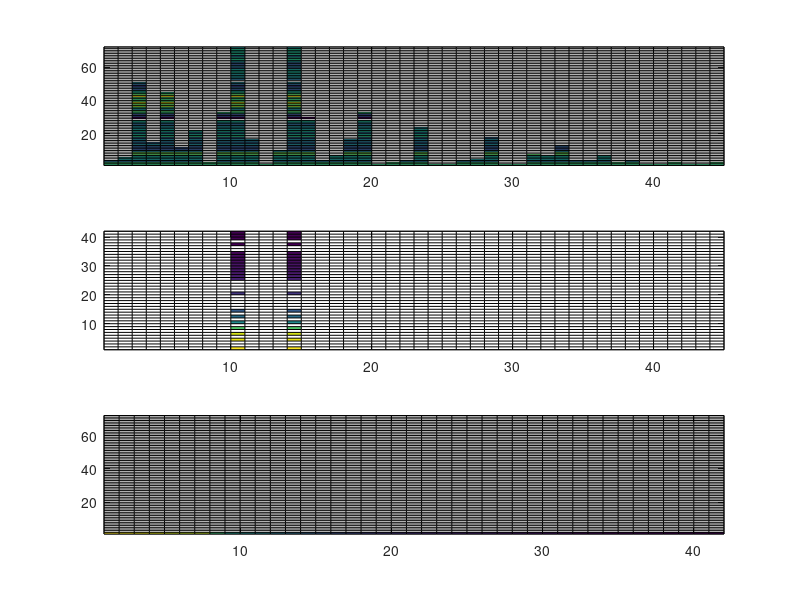
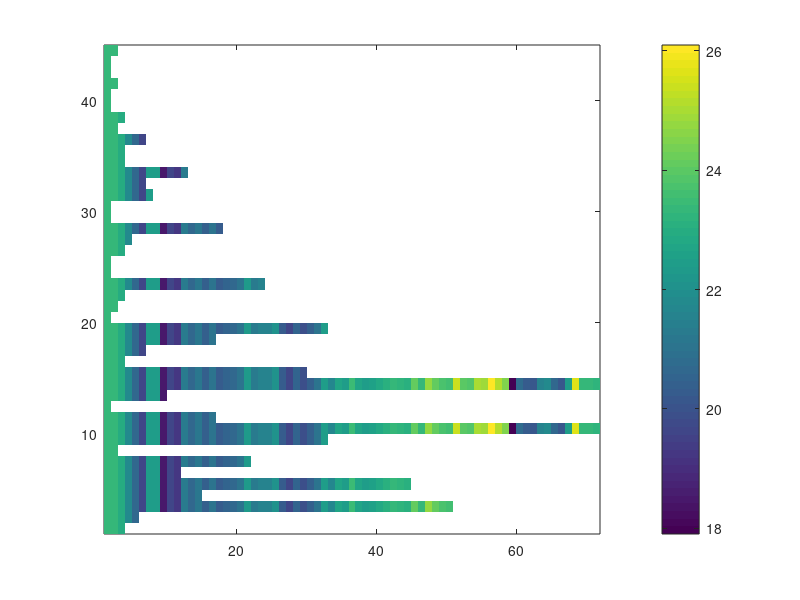

Write MATLAB code to recreate these figures, in order. (Note: this script raises an error after producing the figures.)
load('xbtarray.mat')

% depth (1-42) , maximum number of XBT  , xbtlocation (1-45)
aa = mean(t_tem_3D, 1); % depth 정보를 지움. xbt의 넘버에 따른 평균 온도(42층)를 시사함.
bb = mean(t_tem_3D, 2); % xbt 개수의 평균임. 552/45를 했는데, 10, 14가 나오는 이유는 모르겠음.
cc = mean(t_tem_3D, 3); % xbt 위치에 대해 정보를 지워서, 층별 평균 온도를 나타냄.

%%
figure
subplot(311)
pcolor(squeeze(aa))
subplot(312)
pcolor(squeeze(bb))
subplot(313)
pcolor(transpose(squeeze(cc)))
%%
figure
pcolor(transpose(squeeze(t_tem_3D(1,:,:))))
shading flat; colorbar;
dd = nanmean(t_tem_3D, 2); 
figure;
pcolor(flipud(squeeze(dd)))
%%
load('mtem.mat')

% depth and mean temperature

%층별, xbt 위치별 평균임.
figure
for i = 1:42
    plot(mtem(i,:))
    hold on
end
%%
% location 전체
figure
plot(mtem(1,:))
%%
% grid-by-grid mean temperature

figure
for i = 1:45
    plot(mtem(:,i))
    hold on
end
%%
figure;
for i = 1:72
     subplot(8,9,i)
     plot(t_tem_3D(:,i,10))
end

%%
% 51번째 칸에 결측치가 있음.
figure;
for i = 1:72
     subplot(8,9,i)
     plot(mean(t_tem_3D(:,i,14),2))
end
%%
figure;
for i = 1:45
     subplot(9,5,i)
     plot(t_tem_3D(:,14,i))
end
%%
% figure;
% for i = 1:9
%      subplot(3,3,i)
%      plot(1:42,squeeze(t_tem_3D(i,:,:)))
% end
%%
% figure;
% plot(lon,lat,'r.')
% axis equal
% for i = 1:gn
%     text(glon-dx/5,glat,tgnum,'fontsize',font_s,'fontweight','bold')
% end

%%
% figure
% subplot(311)
% pcolor(t_tem_3D(28, :, :))
% subplot(312)
% pcolor(t_tem_3D(32, :, :))
% subplot(313)
% pcolor(t_tem_3D(40, :, :))

%%
idk = nanmean(t_tem_3D,3);

%%

%표층에서 각 그리드에 해당하는 xbt의 평균을 잰거임. 의미는 모르곘음.
figure;
plot(idk(1,:))
%%
%층별 평균인데, NaN값은 없는걸로 치고 구했음.
figure;
plot(idk(:,1))

%%
figure
pcolor(idk)
%%
idk = squeeze(nanmean(t_tem_3D,2));
idk = flipud(idk);

%%
figure;
plot(idk(1,:))
%%
figure;
bar(idk(:,1))
%% 
%nanmean이 없으면 할 수 있는게 없다.
jdk = squeeze(mean(t_tem_3D,2));
jdk = flipud(jdk);
%%
figure;
plot(jdk(1,:))
%%
figure;
plot(jdk(:,1))

%%
figure
for i = 1:45
    plot(t_tem_3D(1,:,i)) % depth (1-42) , maximum number of XBT  , xbtlocation (1-45)
    hold on
end

%%
load('lonxbt.mat')
load('latxbt.mat')
good=t_tem_3D(1,:,:);
layer1=squeeze(nanmean(good, 2));

%%
lonxbt_re = lonxbt(1:0.1:end);
latxbt_re = latxbt(1:0.1:end);
%%
F = scatteredInterpolant(lonxbt, latxbt, layer1, 'natural', 'linear');
value_grid = F(lonxbt, latxbt);
%%
F = scatteredInterpolant(dlon', dlat', layer1, 'natural', 'linear');
value_grid = F(dlon, dlat);
%%
[Lon Lat] = meshgrid(lonxbt, latxbt);
%%
figure
pcolor(Lon, Lat, Lon)

%%
figure;
mesh(xx,yy,xx)
hold on
mesh(Lon,Lat,Lat)
for i = 1:gn
    text(glon-dx/5,glat,tgnum,'fontsize',font_s,'fontweight','bold')
end
%%
lon_re = dlon(1:12);
lat_re = dlat(1:8);

[Lon_re Lat_re] = meshgrid(lon_re, lat_re);
%%
figure;
pcolor(Lon_re, Lat_re,mtem(1:8,1:12))
shading flat;
%%
doc_lon = lonxbt(lonxbt<=131.25 & lonxbt>128.5);
doc_lat = latxbt(latxbt<=37.25 & latxbt>=35.5);
%lonxbt_re = 
[Lon Lat] = meshgrid(doc_lon, doc_lat);
%%
figure
mesh(Lon, Lat, Lon)
%%
